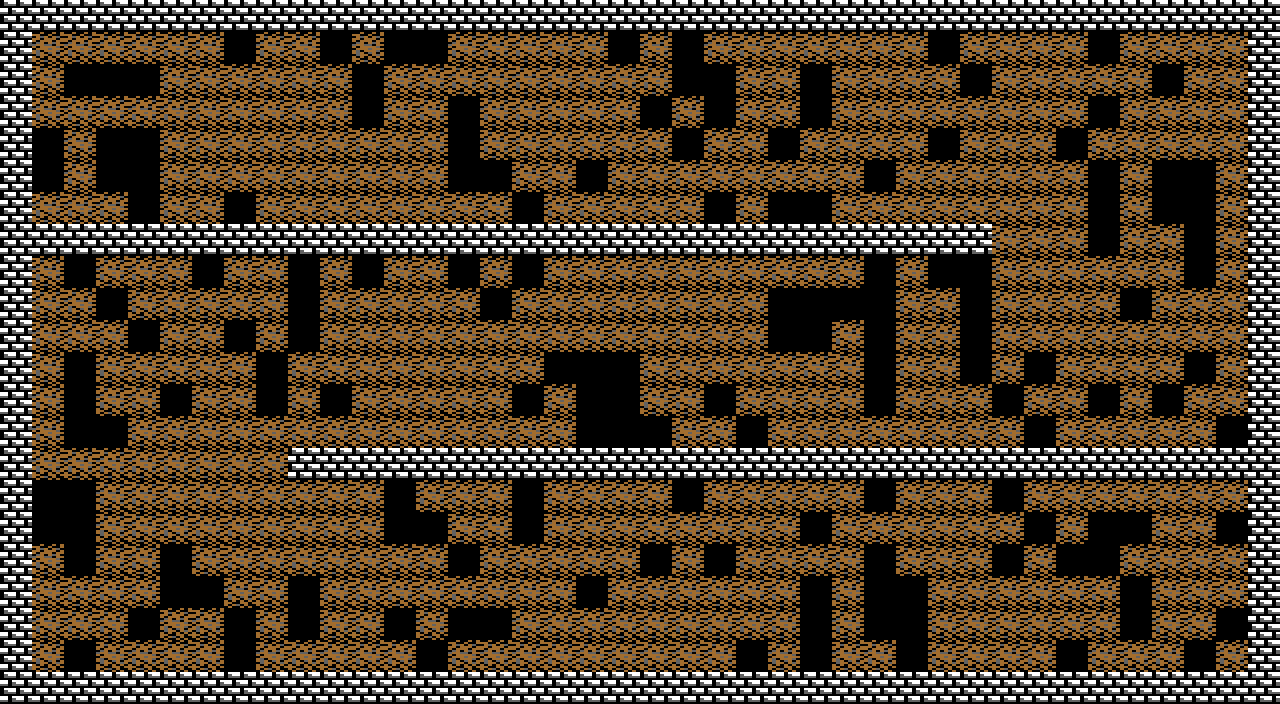

Below is a game level as drawn by its tile map, then a one-line description and the .tmx that defines it (tile-layer data replaced by summaries):
An orthogonal 40x22 tile map with 32x32 px tiles, 3 tile layers (background, collision, dirt) and 126 objects.

<map version="1.10" tiledversion="1.10.2" orientation="orthogonal" renderorder="left-up" width="40" height="22" tilewidth="32" tileheight="32" infinite="0" nextlayerid="5" nextobjectid="127">
 <tileset firstgid="1" source="sprites/sprites0.tsx" />
 <layer id="1" name="background" width="40" height="22">
  <data>[880 cells, 880 non-empty, 1 distinct tile ids]</data>
 </layer>
 <layer id="2" name="collision" width="40" height="22">
  <data>[880 cells, 180 non-empty, 1 distinct tile ids]</data>
 </layer>
 <layer id="3" name="dirt" width="40" height="22">
  <data>[880 cells, 540 non-empty, 1 distinct tile ids]</data>
 </layer>
 <objectgroup id="4" name="entities"> <object id="1" gid="101" x="320" y="64" width="32" height="32" />
 <object id="2" gid="71" x="384" y="64" width="32" height="32" />
 <object id="3" gid="71" x="608" y="64" width="32" height="32" />
 <object id="4" gid="71" x="672" y="64" width="32" height="32" />
 <object id="5" gid="71" x="1088" y="64" width="32" height="32" />
 <object id="6" gid="71" x="64" y="96" width="32" height="32" />
 <object id="7" gid="1" x="96" y="96" width="32" height="32" />
 <object id="8" gid="71" x="128" y="96" width="32" height="32" />
 <object id="9" gid="71" x="672" y="96" width="32" height="32" />
 <object id="10" gid="101" x="704" y="96" width="32" height="32" />
 <object id="11" gid="71" x="800" y="96" width="32" height="32" />
 <object id="12" gid="71" x="448" y="128" width="32" height="32" />
 <object id="13" gid="71" x="640" y="128" width="32" height="32" />
 <object id="14" gid="71" x="704" y="128" width="32" height="32" />
 <object id="15" gid="71" x="800" y="128" width="32" height="32" />
 <object id="16" gid="71" x="1088" y="128" width="32" height="32" />
 <object id="17" gid="71" x="32" y="160" width="32" height="32" />
 <object id="18" gid="71" x="96" y="160" width="32" height="32" />
 <object id="19" gid="71" x="128" y="160" width="32" height="32" />
 <object id="20" gid="71" x="448" y="160" width="32" height="32" />
 <object id="21" gid="71" x="672" y="160" width="32" height="32" />
 <object id="22" gid="71" x="768" y="160" width="32" height="32" />
 <object id="23" gid="71" x="928" y="160" width="32" height="32" />
 <object id="24" gid="71" x="1056" y="160" width="32" height="32" />
 <object id="25" gid="71" x="32" y="192" width="32" height="32" />
 <object id="26" gid="71" x="128" y="192" width="32" height="32" />
 <object id="27" gid="71" x="480" y="192" width="32" height="32" />
 <object id="28" gid="71" x="576" y="192" width="32" height="32" />
 <object id="29" gid="71" x="864" y="192" width="32" height="32" />
 <object id="30" gid="71" x="1088" y="192" width="32" height="32" />
 <object id="31" gid="71" x="1152" y="192" width="32" height="32" />
 <object id="32" gid="71" x="1184" y="192" width="32" height="32" />
 <object id="33" gid="71" x="224" y="224" width="32" height="32" />
 <object id="34" gid="71" x="512" y="224" width="32" height="32" />
 <object id="35" gid="71" x="704" y="224" width="32" height="32" />
 <object id="36" gid="71" x="800" y="224" width="32" height="32" />
 <object id="37" gid="71" x="1088" y="224" width="32" height="32" />
 <object id="38" gid="71" x="1152" y="224" width="32" height="32" />
 <object id="39" gid="71" x="1184" y="224" width="32" height="32" />
 <object id="40" gid="71" x="1088" y="256" width="32" height="32" />
 <object id="41" gid="71" x="1184" y="256" width="32" height="32" />
 <object id="42" gid="71" x="192" y="288" width="32" height="32" />
 <object id="43" gid="101" x="288" y="288" width="32" height="32" />
 <object id="44" gid="71" x="448" y="288" width="32" height="32" />
 <object id="45" gid="71" x="512" y="288" width="32" height="32" />
 <object id="46" gid="101" x="864" y="288" width="32" height="32" />
 <object id="47" gid="71" x="928" y="288" width="32" height="32" />
 <object id="48" gid="101" x="960" y="288" width="32" height="32" />
 <object id="49" gid="101" x="96" y="320" width="32" height="32" />
 <object id="50" gid="71" x="288" y="320" width="32" height="32" />
 <object id="51" gid="71" x="768" y="320" width="32" height="32" />
 <object id="52" gid="71" x="800" y="320" width="32" height="32" />
 <object id="53" gid="71" x="864" y="320" width="32" height="32" />
 <object id="54" gid="71" x="960" y="320" width="32" height="32" />
 <object id="55" gid="71" x="1120" y="320" width="32" height="32" />
 <object id="56" gid="71" x="128" y="352" width="32" height="32" />
 <object id="57" gid="71" x="224" y="352" width="32" height="32" />
 <object id="58" gid="71" x="288" y="352" width="32" height="32" />
 <object id="59" gid="71" x="768" y="352" width="32" height="32" />
 <object id="60" gid="71" x="864" y="352" width="32" height="32" />
 <object id="61" gid="71" x="960" y="352" width="32" height="32" />
 <object id="62" gid="71" x="64" y="384" width="32" height="32" />
 <object id="63" gid="71" x="256" y="384" width="32" height="32" />
 <object id="64" gid="71" x="544" y="384" width="32" height="32" />
 <object id="65" gid="71" x="576" y="384" width="32" height="32" />
 <object id="66" gid="71" x="608" y="384" width="32" height="32" />
 <object id="67" gid="71" x="864" y="384" width="32" height="32" />
 <object id="68" gid="101" x="1024" y="384" width="32" height="32" />
 <object id="69" gid="71" x="1184" y="384" width="32" height="32" />
 <object id="70" gid="101" x="64" y="416" width="32" height="32" />
 <object id="71" gid="71" x="256" y="416" width="32" height="32" />
 <object id="72" gid="71" x="512" y="416" width="32" height="32" />
 <object id="73" gid="71" x="576" y="416" width="32" height="32" />
 <object id="74" gid="101" x="608" y="416" width="32" height="32" />
 <object id="75" gid="101" x="704" y="416" width="32" height="32" />
 <object id="76" gid="71" x="864" y="416" width="32" height="32" />
 <object id="77" gid="71" x="992" y="416" width="32" height="32" />
 <object id="78" gid="101" x="1088" y="416" width="32" height="32" />
 <object id="79" gid="71" x="96" y="448" width="32" height="32" />
 <object id="80" gid="71" x="576" y="448" width="32" height="32" />
 <object id="81" gid="71" x="640" y="448" width="32" height="32" />
 <object id="82" gid="71" x="736" y="448" width="32" height="32" />
 <object id="83" gid="101" x="1024" y="448" width="32" height="32" />
 <object id="84" gid="71" x="1216" y="448" width="32" height="32" />
 <object id="85" gid="71" x="64" y="512" width="32" height="32" />
 <object id="86" gid="71" x="384" y="512" width="32" height="32" />
 <object id="87" gid="101" x="512" y="512" width="32" height="32" />
 <object id="88" gid="71" x="672" y="512" width="32" height="32" />
 <object id="89" gid="71" x="864" y="512" width="32" height="32" />
 <object id="90" gid="71" x="992" y="512" width="32" height="32" />
 <object id="91" gid="71" x="64" y="544" width="32" height="32" />
 <object id="92" gid="71" x="416" y="544" width="32" height="32" />
 <object id="93" gid="71" x="512" y="544" width="32" height="32" />
 <object id="94" gid="71" x="800" y="544" width="32" height="32" />
 <object id="95" gid="71" x="1024" y="544" width="32" height="32" />
 <object id="96" gid="71" x="1088" y="544" width="32" height="32" />
 <object id="97" gid="71" x="1120" y="544" width="32" height="32" />
 <object id="98" gid="62" x="1216" y="544" width="32" height="32" />
 <object id="99" gid="71" x="160" y="576" width="32" height="32" />
 <object id="100" gid="71" x="448" y="576" width="32" height="32" />
 <object id="101" gid="71" x="640" y="576" width="32" height="32" />
 <object id="102" gid="101" x="864" y="576" width="32" height="32" />
 <object id="103" gid="71" x="992" y="576" width="32" height="32" />
 <object id="104" gid="71" x="1056" y="576" width="32" height="32" />
 <object id="105" gid="71" x="1088" y="576" width="32" height="32" />
 <object id="106" gid="71" x="160" y="608" width="32" height="32" />
 </objectgroup>
</map>
<!-- 20 of 126 objects omitted -->
